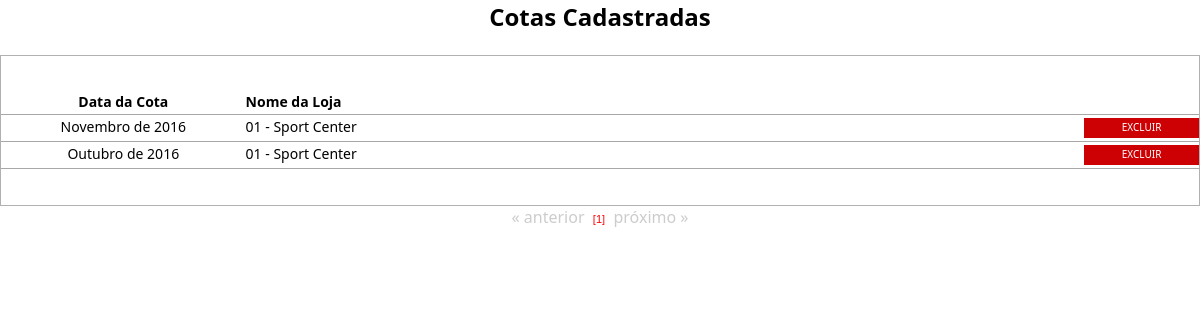
The page /visualiza_cotas.php on the database its author committed.
### tables this page shows
CREATE TABLE `cotas` (
  `id_cotas` int(10) unsigned NOT NULL AUTO_INCREMENT,
  `nome_loja` varchar(100) DEFAULT NULL,
  `fornecedor` varchar(50) NOT NULL,
  `mes_cota` varchar(8) DEFAULT NULL,
  `ano_cota` varchar(15) DEFAULT NULL,
  `cota_mensal` float DEFAULT NULL,
  `cota_saldo` float DEFAULT NULL,
  PRIMARY KEY (`id_cotas`)
);

### processos/database.php (called while the page is built, shortened)
<?php
function DBRead ($table, $params = null, $fields = '*') {
	$params = ($params) ? " {$params}" : null;
		$query = "SELECT {$fields} FROM {$table}{$params}";
		$result = DBExecute($query);
		if (!mysqli_num_rows($result))
			return false;
		else {
			while ($res = mysqli_fetch_assoc($result)) {
				$data[] = $res;
			}
			return $data;
		}
}
function DBExecute($query){
	$link = DBConnect();
	$result = @mysqli_query($link, $query) or die (mysqli_error($link));
	return $result;
}
?>

### visualiza_cotas.php (the view, shortened to what this page needs)
<!doctype html>
<html>
<head>
<link href="css/style.css" rel="stylesheet" type="text/css">
<link href="css/style.css" rel="stylesheet" type="text/css">
<link rel="stylesheet" href="css/menu.css">
</head>
<body>
<center><h2> Cotas Cadastradas </h2></center>
<br />
<table width="100%" border="0" cellpadding="0" cellspacing="0" class="table">
	<tr class="linha">
		<td class="linha" width="20%" align="center"><b>Data da Cota</b></td>
		<td class="linha"><b>Nome da Loja</b></td>
    <td width="10%" align="center" class="linha"></td>
	</tr>
<?php
require 'processos/database.php';
  $numreg = 15;
  $inicial = $_GET['pg'] * $numreg;
	$cotas = DBRead ("cotas", "ORDER BY mes_cota AND ano_cota ASC LIMIT $inicial, $numreg", "id_cotas, nome_loja, mes_cota, ano_cota");
		foreach ($cotas as $ct){
		?>
	<tr onmouseover="ChangeColor(this, true);" onmouseout="ChangeColor(this, false);">
		<td class="linha" align="center" valign="middle" onclick="DoNav('altera_cota.php?id=<?php echo $ct['id_cotas'];?>');">
      <?php echo $ct['mes_cota'].' de '.$ct['ano_cota'];?>
    </td>
		<td class="linha espaco" valign="middle" onclick="DoNav('altera_cota.php?id=<?php echo $ct['id_cotas'];?>');">
      <?php echo $ct['nome_loja']; ?>
    </td>
	  <td class="linha espaco" valign="middle">
      <span class="excluir">
        <a href="javascript:aviso('<?=$ct['id_cotas'];?>');">Excluir</a>
      </span>
    </td>
  </tr>
<?php
	}
?>
</table>
<center>
<?php
  require "paginacao.php";
?>
</center>
</body>
</html>

### css/style.css (style rules this page uses)
html { height: 89%; padding: 0; margin: 0; }
body { height: 99%; padding: 0; margin: 0; }
* { padding: 0; margin: 0; font-family: Segoe, "Segoe UI", "DejaVu Sans", "Trebuchet MS", Verdana, sans-serif; }
.table { width: 100%; border: 1px solid #B1B1B1; padding: 3% 0 3% 0; }
.table td { font-size: 14px; padding: 0 0 3px 5px; }
.linha { border-bottom: 1px solid hsla(0,0%,66%,1.00); padding: 5px 3px 3px 3px; }
.espaco { padding-left: 70px; }
a { color: #000000; text-decoration: none; font-size: 14px; }
.excluir a { width: auto; display: block; text-decoration: none; color: #FFFFFF; font-size: 10px; margin-top: 3px; padding: 2px 10px 4px 10px; background-color: #CD0104; transition: all 0.5s linear; -o-transition: all 0.5s linear; -webkit-transition: all 0.5s linear; -moz-transition: all 0.5s linear; text-transform: uppercase; border:none; outline: none; cursor: pointer; -webkit-appearance:none; text-align: center; }

### rows shown on the page
cotas: mes_cota "Novembro", ano_cota "2016", nome_loja "01 - Sport Center"
cotas: mes_cota "Outubro", ano_cota "2016", nome_loja "01 - Sport Center"
